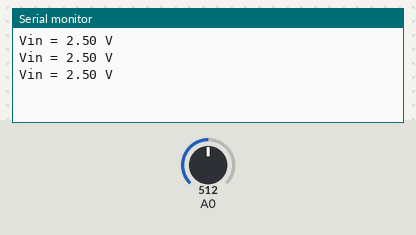
A sketch run on a simulated Arduino Uno, built with avr-gcc and run on an emulated ATmega328P. On the bench: the last lines printed to the serial monitor. The inputs (shaded band) are chosen by the test bench; at power-on: A0 = 512.

Above: at 1.3 s.
1.4 s: A0 set to 716
At 1.9 s:
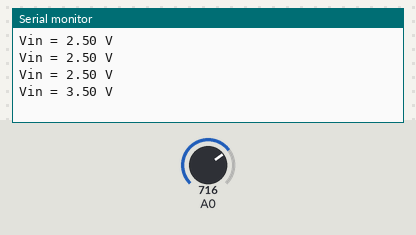
2.9 s: A0 set to 900
At 3.4 s:
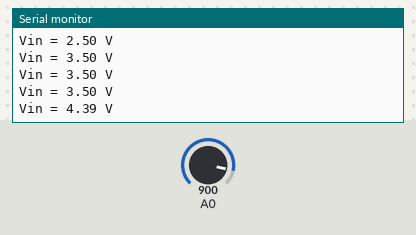
Timing chart, 0 to 5.9 s (numbered marks = the images above; inputs shaded):
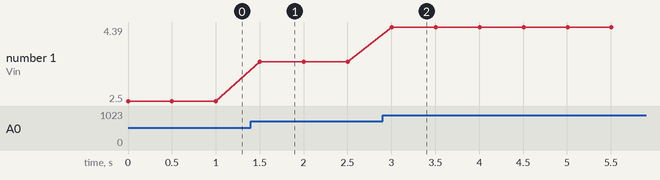

Measured:
- after the input at 1.4 s, the serial monitor: prints a new line after 0.10 s (image 1)
- after the input at 2.9 s, the serial monitor: prints a new line after 0.10 s (image 2)
- plotted number 1: 2.5 → 3.5 after the input at 1.4 s, 3.5 → 4.39 after the input at 2.9 s

The sketch:

example-3.ino
```cpp
// Example 3
// This program reads the analog voltage on A0 input pin
// For testing: connect the A0 pin directly to the 3.3 V power supply pin

int delta = 500;
float refVoltage = 5.0; // maximum voltage in analog/digital conversion
int numLevels = 1024; // 1024 levels for a 10-bit analog/digital converter
int inputLevel = 0; // 0 corresponds to 0 V and 1023 corresponds to 5.0 V
float inputVoltage = 0.0;

void setup() {
  Serial.begin(9600);
}

void loop() {
  inputLevel = analogRead(A0);
  inputVoltage = float(inputLevel)/float(numLevels)*refVoltage; // calculate the actual voltage
  Serial.print("Vin = ");
  Serial.print(inputVoltage);
  Serial.println(" V"); // always mention physical units
  delay(delta);
}
```
